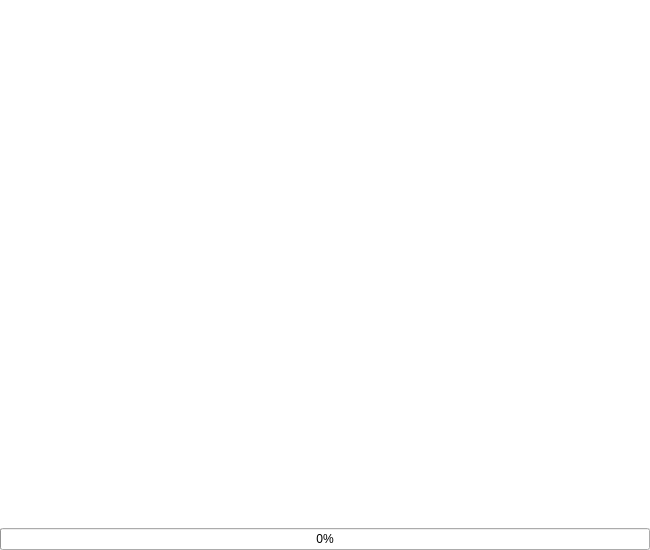
<?xml version="1.0" encoding="UTF-8"?>
<ui version="4.0">
 <class>OutputDialog</class>
 <widget class="QDialog" name="OutputDialog">
  <property name="geometry">
   <rect>
    <x>0</x>
    <y>0</y>
    <width>650</width>
    <height>550</height>
   </rect>
  </property>
  <property name="windowTitle">
   <string>System upgrade</string>
  </property>
  <property name="windowIcon">
   <iconset theme="go-up">
    <normaloff>.</normaloff>.</iconset>
  </property>
  <layout class="QVBoxLayout" name="m_mainLayout">
   <property name="spacing">
    <number>0</number>
   </property>
   <property name="sizeConstraint">
    <enum>QLayout::SetMinimumSize</enum>
   </property>
   <property name="leftMargin">
    <number>0</number>
   </property>
   <property name="topMargin">
    <number>0</number>
   </property>
   <property name="rightMargin">
    <number>0</number>
   </property>
   <property name="bottomMargin">
    <number>0</number>
   </property>
   <item>
    <widget class="QTextBrowser" name="m_textBrowser">
     <property name="frameShape">
      <enum>QFrame::NoFrame</enum>
     </property>
    </widget>
   </item>
   <item>
    <widget class="QProgressBar" name="m_progressBar">
     <property name="minimum">
      <number>0</number>
     </property>
     <property name="maximum">
      <number>100</number>
     </property>
     <property name="value">
      <number>0</number>
     </property>
    </widget>
   </item>
   <item>
    <widget class="SearchBar" name="m_searchBar" native="true"/>
   </item>
  </layout>
 </widget>
 <customwidgets>
  <customwidget>
   <class>SearchBar</class>
   <extends>QWidget</extends>
   <header>src/searchbar.h</header>
   <container>1</container>
  </customwidget>
 </customwidgets>
 <resources/>
 <connections/>
</ui>
